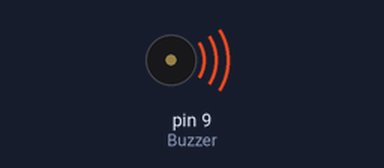
Bench run of a sketch on a simulated Arduino Uno, built with avr-gcc and run on an emulated ATmega328P. Shown: buzzer (waves = sounding, pin HIGH).

Above: at 0.5 s.
Timing chart, 0 to 4.6 s (numbered marks = the images above):
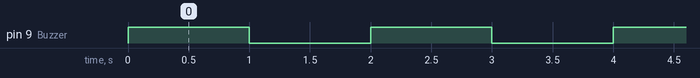

The sketch:

Ornek4_-Buzzer_birersaniye_araliklar_ile.ino
```cpp
//-----------@Author by UlucFurkanVardar

const int Buzzer=9;


void setup() {                 //void setup kısmı ilk açılışta ilk yapılacak düzenlemelerin olduğu bir nevi backround işleridir.
pinMode(Buzzer,OUTPUT);        //bu kısımda 2. pinimizi bir dijital çıkış olrak ayarladık.
}

void loop() {                   //void loop kısmı ise programımız içerisinde yapılması gerekenleri kapsar.
                                //ve sürekli olarak bu komut satırları kontrol edilir ve uygulanır.
digitalWrite(Buzzer,HIGH);      //Buzeer adlı değişken yani 9 , 9.pine HIGH voltaj gönderilir.
delay(1000);                    //bir saniye bekleme ardından
digitalWrite(Buzzer,LOW);       // bu güç kapatılır.
delay(1000);                    // tekrar bir saniye beklenir
}


//bu kod sayesinde 9 numaralı pine bağlı olan BUzzer birer saniye aralıklarla melodi çalacaktır.
```

Measured:
- by itself, pin 9 (Buzzer): alternates HIGH for 1.0 s and LOW for 1.0 s
